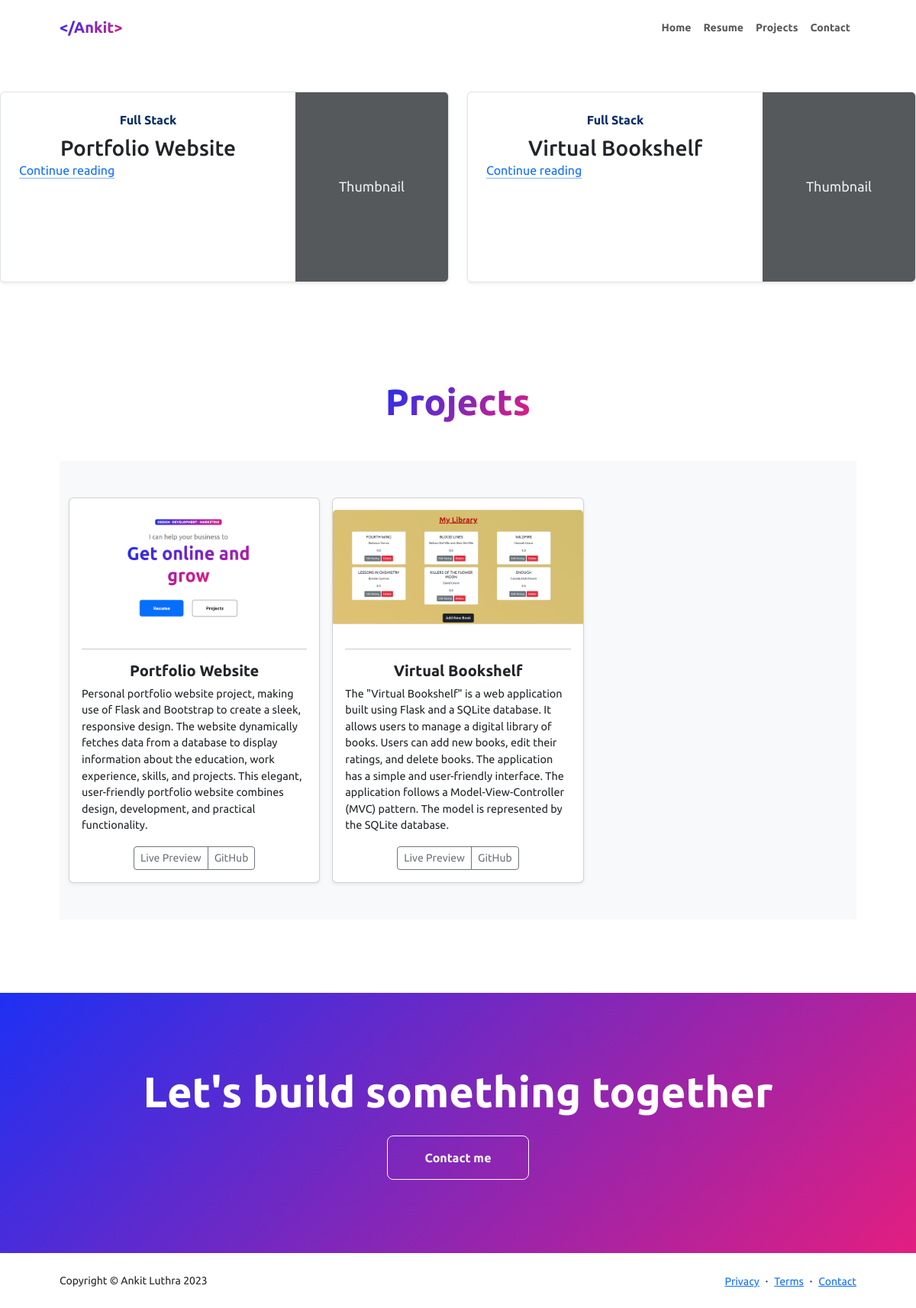
The app's page /projects with its own data.
### main.py (models this page shows)
class Projects(db.Model):
    id = db.Column(db.Integer, primary_key=True, unique=True, nullable=False)
    project_name = db.Column(db.String(255), nullable=False, unique=True)
    description = db.Column(db.Text(), nullable=False)
    image_filename = db.Column(db.String(255))
    project_category = db.Column(db.String(255), nullable=False)
    def image_url(self):
        return url_for('static', filename='images/' + self.image_filename)

### main.py (the view)
@app.route("/projects")
def projects():
    all_projects = Projects.query.all()
    return render_template('projects.html', year=current_year, all_projects=all_projects)

### templates/projects.html (shortened to what this page needs)
{% extends "base.html" %} {% block title %}Projects - Ankit Luthra{% endblock %}
{% block content %}
<section class="py-5">
  <div class="row mb-2">
    {% for project in all_projects %}
    <div class="col-md-6">
      <div
        class="row g-0 border rounded overflow-hidden flex-md-row mb-4 shadow-sm h-md-250 position-relative"
      >
        <div class="col p-4 d-flex flex-column position-static">
          <strong class="d-inline-block mb-2 text-primary-emphasis"
            >{{project.project_category}}</strong
          >
          <h3 class="mb-0">{{ project.project_name }}</h3>
          <a href="#" class="icon-link gap-1 icon-link-hover stretched-link">
            Continue reading
            <svg class="bi"><use xlink:href="#chevron-right"></use></svg>
          </a>
        </div>
        <div class="col-auto d-none d-lg-block">
          <svg
            class="bd-placeholder-img"
            width="200"
            height="250"
            xmlns="http://www.w3.org/2000/svg"
            role="img"
            aria-label="Placeholder: Thumbnail"
            preserveAspectRatio="xMidYMid slice"
            focusable="false"
          >
            <text x="50%" y="50%" fill="#eceeef" dy=".3em">Thumbnail</text>
          </svg>
        </div>
      </div>
    </div>
    {% endfor %}
  </div>
</section>
<section class="py-5">
  <div class="container px-5 mb-5">
    <div class="text-center mb-5">
      <h1 class="display-5 fw-bolder mb-0">
        <span class="text-gradient d-inline">Projects</span>
      </h1>
    </div>
    <div class="album py-5 bg-body-tertiary">
      <div class="container">
        <div class="row row-cols-1 row-cols-sm-2 row-cols-md-3 g-3">
          {% for project in all_projects %}
          <div class="col">
            <div class="card shadow-sm">
              <img
                src="{{ project.image_url() }}"
                alt="{{ project.project_name }}"
                class="card-img-top"
              />
              <div class="card-body">
                <hr />
                <h5 class="fw-bolder project-name">
                  {{ project.project_name }}
                </h5>
                <p class="card-text project-text">{{ project.description }}</p>
                <div class="btn-group">
                  <button
                    type="button"
                    class="btn btn-sm btn-outline-secondary"
                  >
                    Live Preview
                  </button>
                  <button
                    type="button"
                    class="btn btn-sm btn-outline-secondary"
                  >
                    GitHub
                  </button>
                </div>
              </div>
            </div>
          </div>
          {% endfor %}
        </div>
      </div>
    </div>
  </div>
</section>
<section class="py-5 bg-gradient-primary-to-secondary text-white">
  <div class="container px-5 my-5">
    <div class="text-center">
      <h2 class="display-4 fw-bolder mb-4">Let's build something together</h2>
      <a
        class="btn btn-outline-light btn-lg px-5 py-3 fs-6 fw-bolder"
        href="contact.html"
        >Contact me</a
      >
    </div>
  </div>
</section>
{% endblock %}

### templates/base.html (shortened to what this page needs)
<!DOCTYPE html>
<html lang="en">
  <head>
    {% block styles %}
    {{ bootstrap.load_css() }} {% endblock %}
    <link
      href="https://cdn.jsdelivr.net/npm/bootstrap-icons@1.8.1/font/bootstrap-icons.css"
      rel="stylesheet"
    />
    <link
      rel="stylesheet"
      type="text/css"
      href="{{ url_for('static', filename='css/styles.css') }}"
    />
  </head>
  <body>
    <section class="title">
      <div class="container-fluid">
        <nav class="navbar navbar-expand-lg navbar-light bg-white py-3">
          <div class="container px-5">
            <a class="navbar-brand" href="{{url_for('home')}}"
              ><span class="fw-bolder text-primary"> &lt;/Ankit&gt;</span></a
            >
            <div class="navbar-collapse collapse" id="navbarSupportedContent">
              <ul class="navbar-nav ms-auto mb-2 mb-lg-0 small fw-bolder">
                <li class="nav-item">
                  <a class="nav-link" href="{{url_for('home')}}">Home</a>
                </li>
                <li class="nav-item">
                  <a class="nav-link" href="{{url_for('resume')}}">Resume</a>
                </li>
                <li class="nav-item">
                  <a class="nav-link" href="{{url_for('projects')}}"
                    >Projects</a
                  >
                </li>
                <li class="nav-item">
                  <a class="nav-link" href="{{url_for('contact')}}">Contact</a>
                </li>
              </ul>
            </div>
          </div>
        </nav>
      </div>
    </section>
    {% block content %}{% endblock %}
    <footer class="bg-white py-4 mt-auto">
      <div class="container px-5">
        <div
          class="row align-items-center justify-content-between flex-column flex-sm-row"
        >
          <div class="col-auto">
            <div class="small m-0">Copyright © Ankit Luthra {{year}}</div>
          </div>
          <div class="col-auto">
            <a class="small" href="#!">Privacy</a>
            <span class="mx-1">·</span>
            <a class="small" href="#!">Terms</a>
            <span class="mx-1">·</span>
            <a class="small" href="{{url_for('contact')}}">Contact</a>
          </div>
        </div>
      </div>
    </footer>
  </body>
</html>

### static/css/styles.css (style rules this page uses)
:root { --bs-secondary-rgb: 226, 30, 128; }
body { font-family: 'Ubuntu', sans-serif; text-align: center; }
.text-gradient, .navbar-brand, .no-link-style:hover { background: #1e30f3; background: linear-gradient(135deg, #1e30f3 0%, #e21e80 100%); -webkit-background-clip: text; -webkit-text-fill-color: transparent; }
.bg-gradient-primary-to-secondary { background: #1e30f3; background: linear-gradient(135deg, #1e30f3 0%, #e21e80 100%); }
.project-text { font-size: 0.9rem; text-align: left; }
.card-img-top { width: 100%; height: 150px; margin-top: 15px; }
.bd-placeholder-img { font-size: 1.125rem; text-anchor: middle; -webkit-user-select: none; -moz-user-select: none; user-select: none; }
@media (min-width: 768px) { .h-md-250 { height: 250px; } }

### records on screen
Projects: project_category "Full Stack", project_name "Portfolio Website", image_url (picture), description "Personal portfolio website project, making use of Flask and Bootstrap to create a sleek, responsive design. The website dynamically fetches data from a database to display information about the education, work experience, skills, and projects. This elegant, user-friendly portfolio website combines design, development, and practical functionality."
Projects: project_category "Full Stack", project_name "Virtual Bookshelf", image_url (picture), description "The \"Virtual Bookshelf\" is a web application built using Flask and a SQLite database. It allows users to manage a digital library of books. Users can add new books, edit their ratings, and delete books. The application has a simple and user-friendly interface. The application follows a Model-View-Controller (MVC) pattern. The model is represented by the SQLite database."

### other values on screen
{{ year }} "2023"
